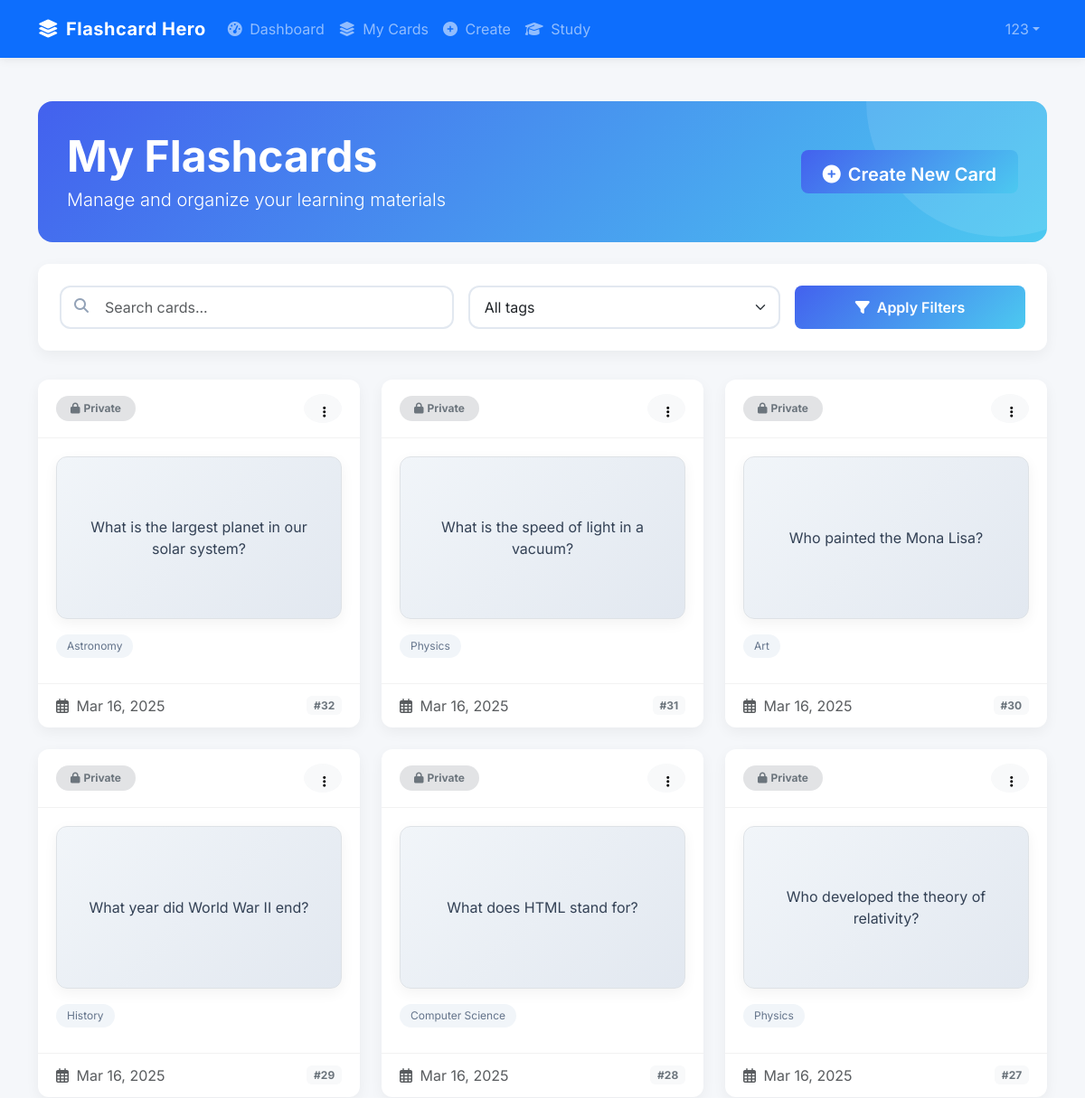
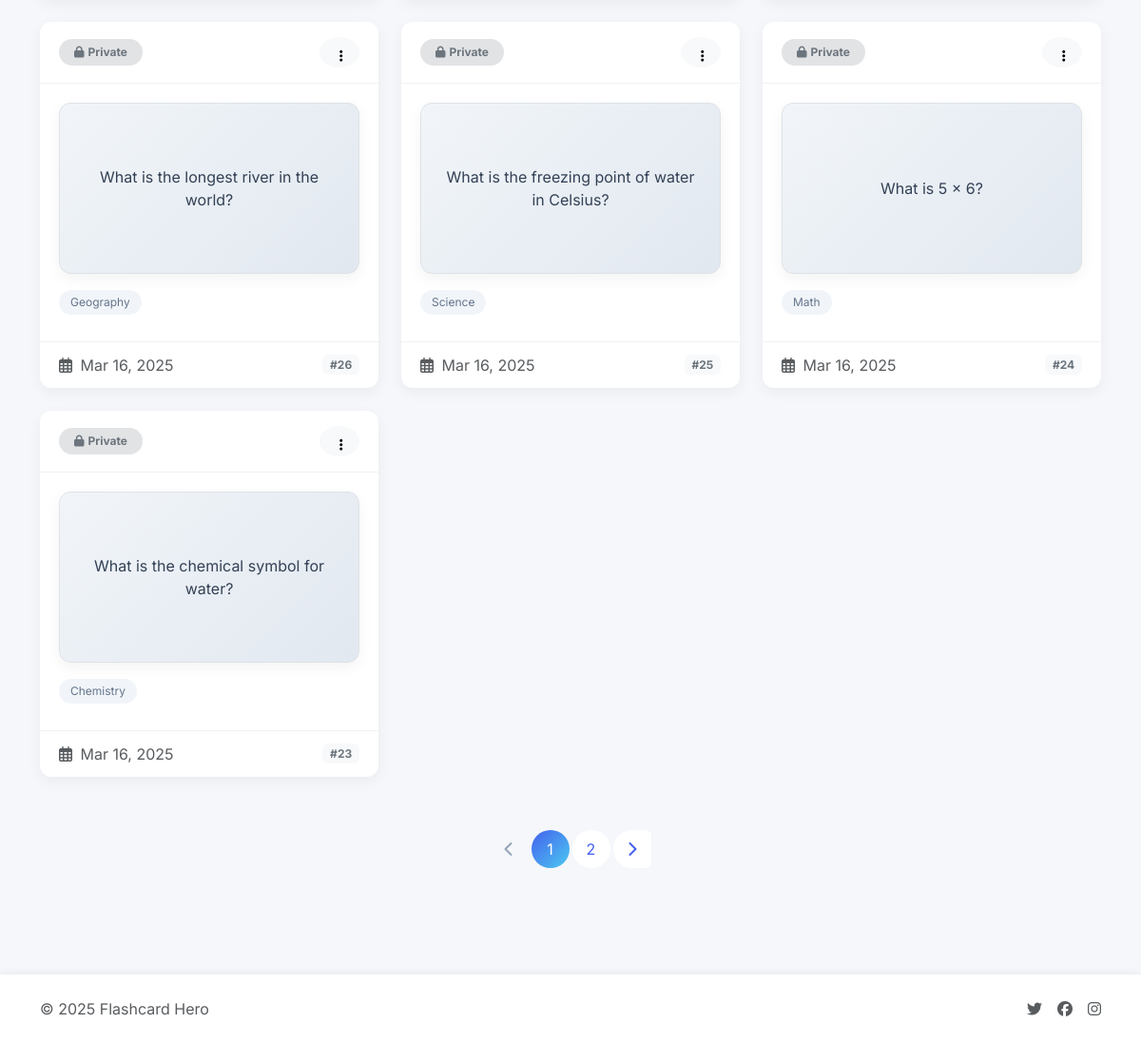
Screenshot of /view_cards (signed in) with the database file from the repository (2 pictures, top to bottom).
### models.py (models this page shows, shortened)
class User(db.Model, UserMixin):
    id = db.Column(db.Integer, primary_key=True)
    username = db.Column(db.String(50), unique=True, nullable=False)
    email = db.Column(db.String(120), unique=True, nullable=False)
    password = db.Column(db.String(200), nullable=False)
    profile_pic = db.Column(db.String(100), default='default_profile.png')
    role = db.Column(db.Enum(UserRole), default=UserRole.USER)
    date_joined = db.Column(db.DateTime, default=datetime.utcnow)
    cards = db.relationship('Card', backref='author', lazy=True)
    achievements = db.relationship('UserAchievement', backref='user', lazy=True)

class Card(db.Model):
    id = db.Column(db.Integer, primary_key=True)
    question = db.Column(db.Text, nullable=False)
    answer = db.Column(db.Text, nullable=False)
    date_created = db.Column(db.DateTime, default=datetime.utcnow)
    is_public = db.Column(db.Boolean, default=False)
    user_id = db.Column(db.Integer, db.ForeignKey('user.id'), nullable=False)
    tags = db.relationship('Tag', secondary=card_tags, backref=db.backref('cards', lazy='dynamic'))
    reviews = db.relationship('CardReview', backref='card', lazy=True)

class Tag(db.Model):
    id = db.Column(db.Integer, primary_key=True)
    name = db.Column(db.String(50), nullable=False, unique=True)

### app.py (the view)
@app.route('/view_cards')
@login_required
def view_cards():
    search_form = SearchCardForm()
    page = request.args.get('page', 1, type=int)
    search = request.args.get('search', '')
    tag_filter = request.args.get('tag', '')
    query = Card.query.filter_by(user_id=current_user.id)
    if search:
        query = query.filter(
            (Card.question.contains(search)) |
            (Card.answer.contains(search))
        )
    if tag_filter:
        tag = Tag.query.filter_by(name=tag_filter).first()
        if tag:
            query = query.filter(Card.tags.contains(tag))
    cards = query.order_by(Card.date_created.desc()).paginate(page=page, per_page=10)
    all_tags = Tag.query.join(Tag.cards).filter(Card.user_id == current_user.id).distinct().all()
    return render_template('view_cards.html', cards=cards, search_form=search_form,
                          all_tags=all_tags, current_search=search, current_tag=tag_filter)

### forms.py
class SearchCardForm(FlaskForm):
    search = StringField('Search Cards')
    tag = StringField('Filter by Tag')
    submit = SubmitField('Search')

### app.py (called while the page is built)
@login_manager.user_loader
def load_user(user_id):
    return User.query.get(int(user_id))

### templates/view_cards.html (shortened to what this page needs)
{% extends "layout.html" %}
{% block content %}
<div class="page-header">
    <div class="page-header-content">
        <div class="row align-items-center">
            <div class="col-md-6">
                <h1 class="display-5 fw-bold mb-1">My Flashcards</h1>
                <p class="lead opacity-90 mb-0">Manage and organize your learning materials</p>
            </div>
            <div class="col-md-6 text-md-end mt-3 mt-md-0">
                <a href="{{ url_for('create_card') }}" class="create-btn btn btn-lg">
                    <i class="fas fa-plus-circle me-2"></i>Create New Card
                </a>
            </div>
        </div>
    </div>
</div>
<div class="filter-card card">
    <div class="card-body">
        <form method="GET" action="{{ url_for('view_cards') }}" class="row g-3">
            <div class="col-md-5">
                <div class="position-relative">
                    <i class="fas fa-search search-icon"></i>
                    <input type="text" class="form-control search-input" name="search" placeholder="Search cards..." value="{{ current_search }}">
                </div>
            </div>
            <div class="col-md-4">
                <select class="form-select" name="tag">
                    <option value="">All tags</option>
                </select>
            </div>
            <div class="col-md-3">
                <button type="submit" class="btn filter-btn w-100">
                    <i class="fas fa-filter me-2"></i>Apply Filters
                </button>
            </div>
        </form>
    </div>
</div>
{% if cards.items %}
    <div class="row">
        {% for card in cards.items %}
            <div class="col-lg-4 col-md-6 flashcard-grid-item">
                <div class="flashcard-card card h-100">
                    <div class="card-header d-flex justify-content-between align-items-center">
                        <span>
                            {% if card.is_public %}
                                <span class="badge rounded-pill bg-success-subtle text-success px-3 py-2">
                                    <i class="fas fa-globe me-1"></i>Public
                                </span>
                            {% else %}
                                <span class="badge rounded-pill bg-secondary-subtle text-secondary px-3 py-2">
                                    <i class="fas fa-lock me-1"></i>Private
                                </span>
                            {% endif %}
                        </span>
                        <div class="dropdown">
                            <button class="btn btn-sm btn-light rounded-circle" type="button" data-bs-toggle="dropdown" aria-expanded="false" style="width: 32px; height: 32px;">
                                <i class="fas fa-ellipsis-v"></i>
                            </button>
                        </div>
                    </div>
                    <div class="card-body">
                        <div class="flashcard mb-3" onclick="this.classList.toggle('flipped')">
                            <div class="flashcard-inner">
                                <div class="flashcard-front">
                                    <p class="mb-0">{{ card.question|truncate(150) }}</p>
                                </div>
                                <div class="flashcard-back">
                                    <p class="mb-0">{{ card.answer|truncate(150) }}</p>
                                </div>
                            </div>
                        </div>
                        <div class="mt-3">
                            {% for tag in card.tags %}
                                <span class="card-tag">{{ tag.name }}</span>
                            {% endfor %}
                        </div>
                    </div>
                    <div class="card-footer text-muted d-flex justify-content-between align-items-center">
                        <span><i class="far fa-calendar-alt me-1"></i> {{ card.date_created.strftime('%b %d, %Y') }}</span>
                        <span class="badge bg-light text-secondary">#{{ card.id }}</span>
                    </div>
                </div>
            </div>
        {% endfor %}
    </div>
    <nav aria-label="Page navigation">
        <ul class="pagination justify-content-center">
            {% if cards.has_prev %}
                <li class="page-item">
                    <a class="page-link" href="{{ url_for('view_cards', page=cards.prev_num, search=current_search, tag=current_tag) }}" aria-label="Previous">
                        <i class="fas fa-chevron-left"></i>
                    </a>
                </li>
            {% else %}
                <li class="page-item disabled">
                    <a class="page-link" href="#" aria-label="Previous">
                        <i class="fas fa-chevron-left"></i>
                    </a>
                </li>
            {% endif %}
            {% for page_num in cards.iter_pages(left_edge=1, right_edge=1, left_current=1, right_current=2) %}
                {% if page_num %}
                    {% if cards.page == page_num %}
                        <li class="page-item active">
                            <a class="page-link" href="{{ url_for('view_cards', page=page_num, search=current_search, tag=current_tag) }}">{{ page_num }}</a>
                        </li>
                    {% else %}
                        <li class="page-item">
                            <a class="page-link" href="{{ url_for('view_cards', page=page_num, search=current_search, tag=current_tag) }}">{{ page_num }}</a>
                        </li>
                    {% endif %}
                {% else %}
                    <li class="page-item disabled">
                        <a class="page-link" href="#">...</a>
                    </li>
                {% endif %}
            {% endfor %}
            {% if cards.has_next %}
                <li class="page-item">
                    <a class="page-link" href="{{ url_for('view_cards', page=cards.next_num, search=current_search, tag=current_tag) }}" aria-label="Next">
                        <i class="fas fa-chevron-right"></i>
                    </a>
                </li>
            {% else %}
                <li class="page-item disabled">
                    <a class="page-link" href="#" aria-label="Next">
                        <i class="fas fa-chevron-right"></i>
                    </a>
                </li>
            {% endif %}
        </ul>
    </nav>
{% endif %}
{% endblock %}

### templates/layout.html (shortened to what this page needs)
<!DOCTYPE html>
<html lang="en">
<head>
    <link href="https://cdn.jsdelivr.net/npm/bootstrap@5.3.2/dist/css/bootstrap.min.css" rel="stylesheet">
    <link rel="stylesheet" href="https://cdnjs.cloudflare.com/ajax/libs/font-awesome/6.4.2/css/all.min.css">
    <link rel="stylesheet" href="{{ url_for('static', filename='css/main.css') }}">
</head>
<body>
    <nav class="navbar navbar-expand-lg navbar-dark bg-primary">
        <div class="container">
            <a class="navbar-brand" href="{{ url_for('index') }}">
                <i class="fas fa-layer-group me-2"></i>Flashcard Hero
            </a>
            <div class="collapse navbar-collapse" id="navbarNav">
                <ul class="navbar-nav me-auto">
                    {% if current_user.is_authenticated %}
                        <li class="nav-item">
                            <a class="nav-link" href="{{ url_for('dashboard') }}">
                                <i class="fas fa-tachometer-alt me-1"></i> Dashboard
                            </a>
                        </li>
                        <li class="nav-item">
                            <a class="nav-link" href="{{ url_for('view_cards') }}">
                                <i class="fas fa-layer-group me-1"></i> My Cards
                            </a>
                        </li>
                        <li class="nav-item">
                            <a class="nav-link" href="{{ url_for('create_card') }}">
                                <i class="fas fa-plus-circle me-1"></i> Create
                            </a>
                        </li>
                        <li class="nav-item">
                            <a class="nav-link" href="{{ url_for('study') }}">
                                <i class="fas fa-graduation-cap me-1"></i> Study
                            </a>
                        </li>
                    {% endif %}
                </ul>
                <ul class="navbar-nav">
                    {% if current_user.is_authenticated %}
                        <li class="nav-item dropdown">
                            <a class="nav-link dropdown-toggle d-flex align-items-center" href="#" role="button" data-bs-toggle="dropdown">
                                <span>{{ current_user.username }}</span>
                            </a>
                        </li>
                        {% endif %}
                </ul>
            </div>
        </div>
    </nav>
    <main class="container py-5">
        {% block content %}{% endblock %}
    </main>
    <footer class="footer bg-white py-4">
        <div class="container">
            <div class="row align-items-center">
                <div class="col-md-6 text-center text-md-start">
                    <span class="text-muted">© 2025 Flashcard Hero</span>
                </div>
                <div class="col-md-6 text-center text-md-end">
                    <div class="d-flex justify-content-center justify-content-md-end">
                        <a href="#" class="text-muted me-3"><i class="fab fa-twitter"></i></a>
                        <a href="#" class="text-muted me-3"><i class="fab fa-facebook"></i></a>
                        <a href="#" class="text-muted"><i class="fab fa-instagram"></i></a>
                    </div>
                </div>
            </div>
        </div>
    </footer>
</body>
</html>

### static/css/main.css (style rules this page uses)
body { display: flex; flex-direction: column; min-height: 100vh; }
main { flex: 1; }
.navbar-brand { font-weight: 700; letter-spacing: 0.5px; }
.flashcard { position: relative; height: 240px; perspective: 1000px; cursor: pointer; }
.flashcard-inner { position: relative; width: 100%; height: 100%; text-align: center; transition: transform 0.6s; transform-style: preserve-3d; }
.flashcard-front, .flashcard-back { position: absolute; width: 100%; height: 100%; -webkit-backface-visibility: hidden; backface-visibility: hidden; display: flex; align-items: center; justify-content: center; padding: 20px; border-radius: 10px; }
.flashcard-front { background-color: #f8f9fa; border: 1px solid #dee2e6; }
.flashcard-back { background-color: #e9ecef; border: 1px solid #dee2e6; transform: rotateY(180deg); }
.card-tag { display: inline-block; background-color: #e9ecef; color: #495057; font-size: 0.8rem; padding: 0.25rem 0.5rem; border-radius: 10rem; margin-right: 0.25rem; margin-bottom: 0.25rem; }

### templates/layout.html (style rules this page uses)
:root { --bs-primary: #4361ee; --bs-secondary: #3f37c9; --bs-success: #4cc9f0; --bs-info: #4895ef; --bs-warning: #f72585; --bs-danger: #e63946; --bs-light: #f8f9fa; --bs-dark: #212529; }
body { font-family: 'Inter', sans-serif; background-color: #f5f7fa; }
.navbar { box-shadow: 0 2px 10px rgba(0,0,0,0.08); padding: 0.75rem 1rem; }
.navbar-brand { font-weight: 700; }
.card { border: none; border-radius: 0.75rem; box-shadow: 0 5px 15px rgba(0,0,0,0.05); transition: transform 0.2s, box-shadow 0.2s; }
.btn { border-radius: 0.5rem; padding: 0.5rem 1.25rem; transition: all 0.2s; }
.btn-lg { padding: 0.75rem 1.5rem; }
.footer { box-shadow: 0 -2px 10px rgba(0,0,0,0.05); margin-top: 3rem; padding: 1.5rem 0; }

### rows the page displays
User: username "123"
Card: is_public False (drawn), question "What is the largest planet in our solar system?", answer "Jupiter", date_created "Mar 16, 2025", id "32"
Tag: name "Astronomy"
Card: is_public False (drawn), question "What is the speed of light in a vacuum?", answer "299,792,458 m/s", date_created "Mar 16, 2025", id "31"
Tag: name "Physics"
Card: is_public False (drawn), question "Who painted the Mona Lisa?", answer "Leonardo da Vinci", date_created "Mar 16, 2025", id "30"
Tag: name "Art"
Card: is_public False (drawn), question "What year did World War II end?", answer "1945", date_created "Mar 16, 2025", id "29"
Tag: name "History"
Card: is_public False (drawn), question "What does HTML stand for?", answer "HyperText Markup Language", date_created "Mar 16, 2025", id "28"
Tag: name "Computer Science"
Card: is_public False (drawn), question "Who developed the theory of relativity?", answer "Albert Einstein", date_created "Mar 16, 2025", id "27"
Card: is_public False (drawn), question "What is the longest river in the world?", answer "Nile River", date_created "Mar 16, 2025", id "26"
Tag: name "Geography"
Card: is_public False (drawn), question "What is the freezing point of water in Celsius?", answer "0°C", date_created "Mar 16, 2025", id "25"
Tag: name "Science"
Card: is_public False (drawn), question "What is 5 × 6?", answer "60", date_created "Mar 16, 2025", id "24"
Tag: name "Math"
Card: is_public False (drawn), question "What is the chemical symbol for water?", answer "H20", date_created "Mar 16, 2025", id "23"
Tag: name "Chemistry"

### other values shown
{{ page_num }} "1"
{{ page_num }} "2"
